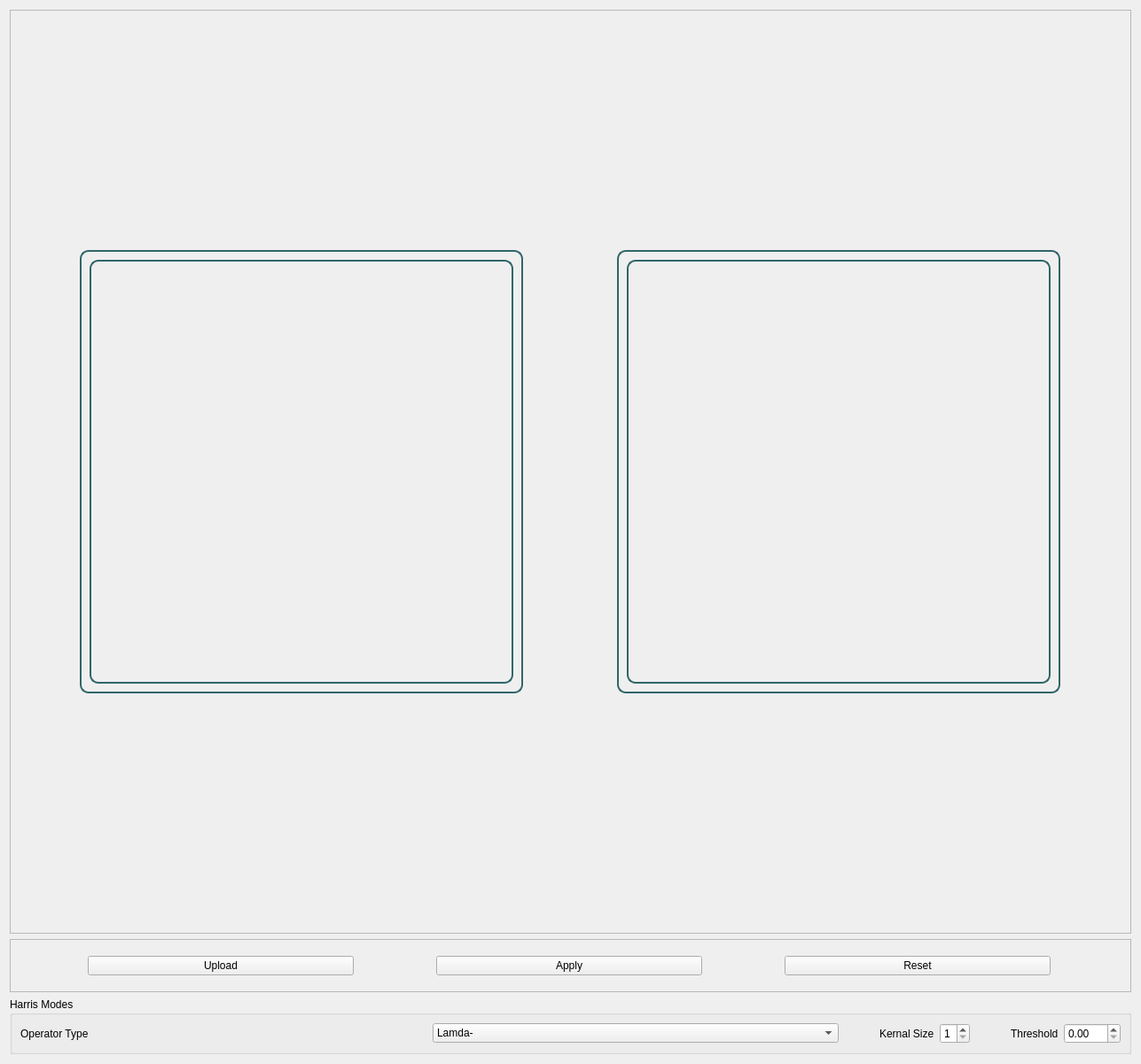
<?xml version="1.0" encoding="UTF-8"?>
<ui version="4.0">
 <class>HarrisWidget</class>
 <widget class="QWidget" name="HarrisWidget">
  <property name="geometry">
   <rect>
    <x>0</x>
    <y>0</y>
    <width>1287</width>
    <height>1200</height>
   </rect>
  </property>
  <property name="windowTitle">
   <string>Form</string>
  </property>
  <layout class="QGridLayout" name="gridLayout">
   <item row="0" column="0">
    <layout class="QVBoxLayout" name="verticalLayout_4">
     <item>
      <layout class="QVBoxLayout" name="verticalLayout_3">
       <item>
        <widget class="QFrame" name="frame_5">
         <property name="frameShape">
          <enum>QFrame::StyledPanel</enum>
         </property>
         <property name="frameShadow">
          <enum>QFrame::Raised</enum>
         </property>
         <layout class="QHBoxLayout" name="horizontalLayout_4">
          <item>
           <widget class="QFrame" name="frame">
            <property name="minimumSize">
             <size>
              <width>500</width>
              <height>500</height>
             </size>
            </property>
            <property name="maximumSize">
             <size>
              <width>500</width>
              <height>500</height>
             </size>
            </property>
            <property name="styleSheet">
             <string notr="true">
           border: 2px solid  #316669;
          border-radius: 10px;
      </string>
            </property>
            <property name="frameShape">
             <enum>QFrame::StyledPanel</enum>
            </property>
            <property name="frameShadow">
             <enum>QFrame::Raised</enum>
            </property>
            <layout class="QVBoxLayout" name="verticalLayout">
             <item>
              <widget class="QLabel" name="imageOriginal">
               <property name="text">
                <string/>
               </property>
              </widget>
             </item>
            </layout>
           </widget>
          </item>
          <item>
           <spacer name="horizontalSpacer_3">
            <property name="orientation">
             <enum>Qt::Horizontal</enum>
            </property>
            <property name="sizeType">
             <enum>QSizePolicy::Minimum</enum>
            </property>
            <property name="sizeHint" stdset="0">
             <size>
              <width>31</width>
              <height>20</height>
             </size>
            </property>
           </spacer>
          </item>
          <item>
           <widget class="QFrame" name="frame_2">
            <property name="minimumSize">
             <size>
              <width>500</width>
              <height>500</height>
             </size>
            </property>
            <property name="maximumSize">
             <size>
              <width>500</width>
              <height>500</height>
             </size>
            </property>
            <property name="styleSheet">
             <string notr="true">
           border: 2px solid  #316669;
          border-radius: 10px;
      </string>
            </property>
            <property name="frameShape">
             <enum>QFrame::StyledPanel</enum>
            </property>
            <property name="frameShadow">
             <enum>QFrame::Raised</enum>
            </property>
            <layout class="QVBoxLayout" name="verticalLayout_2">
             <item>
              <widget class="QLabel" name="imageDetected">
               <property name="text">
                <string/>
               </property>
              </widget>
             </item>
            </layout>
           </widget>
          </item>
         </layout>
        </widget>
       </item>
       <item>
        <widget class="QFrame" name="frame_4">
         <property name="maximumSize">
          <size>
           <width>16777215</width>
           <height>60</height>
          </size>
         </property>
         <property name="frameShape">
          <enum>QFrame::StyledPanel</enum>
         </property>
         <property name="frameShadow">
          <enum>QFrame::Raised</enum>
         </property>
         <layout class="QHBoxLayout" name="horizontalLayout">
          <property name="leftMargin">
           <number>0</number>
          </property>
          <property name="topMargin">
           <number>0</number>
          </property>
          <property name="rightMargin">
           <number>0</number>
          </property>
          <property name="bottomMargin">
           <number>0</number>
          </property>
          <item>
           <widget class="QPushButton" name="uploadImgBtn">
            <property name="sizePolicy">
             <sizepolicy hsizetype="Fixed" vsizetype="Fixed">
              <horstretch>0</horstretch>
              <verstretch>0</verstretch>
             </sizepolicy>
            </property>
            <property name="minimumSize">
             <size>
              <width>300</width>
              <height>0</height>
             </size>
            </property>
            <property name="text">
             <string>Upload</string>
            </property>
           </widget>
          </item>
          <item>
           <widget class="QPushButton" name="uploadImgBtn_2">
            <property name="sizePolicy">
             <sizepolicy hsizetype="Fixed" vsizetype="Fixed">
              <horstretch>0</horstretch>
              <verstretch>0</verstretch>
             </sizepolicy>
            </property>
            <property name="minimumSize">
             <size>
              <width>300</width>
              <height>0</height>
             </size>
            </property>
            <property name="text">
             <string>Apply</string>
            </property>
           </widget>
          </item>
          <item>
           <widget class="QPushButton" name="resetFilterBtn">
            <property name="sizePolicy">
             <sizepolicy hsizetype="Fixed" vsizetype="Fixed">
              <horstretch>0</horstretch>
              <verstretch>0</verstretch>
             </sizepolicy>
            </property>
            <property name="minimumSize">
             <size>
              <width>300</width>
              <height>0</height>
             </size>
            </property>
            <property name="text">
             <string>Reset</string>
            </property>
           </widget>
          </item>
         </layout>
        </widget>
       </item>
      </layout>
     </item>
     <item>
      <widget class="QGroupBox" name="groupBox_3">
       <property name="sizePolicy">
        <sizepolicy hsizetype="Preferred" vsizetype="Fixed">
         <horstretch>0</horstretch>
         <verstretch>0</verstretch>
        </sizepolicy>
       </property>
       <property name="title">
        <string>Harris Modes</string>
       </property>
       <layout class="QHBoxLayout" name="horizontalLayout_2">
        <item>
         <widget class="QLabel" name="label_3">
          <property name="text">
           <string>Operator Type</string>
          </property>
         </widget>
        </item>
        <item>
         <widget class="QComboBox" name="comboBox">
          <item>
           <property name="text">
            <string>Lamda-</string>
           </property>
          </item>
          <item>
           <property name="text">
            <string>Harris</string>
           </property>
          </item>
         </widget>
        </item>
        <item>
         <spacer name="horizontalSpacer_2">
          <property name="orientation">
           <enum>Qt::Horizontal</enum>
          </property>
          <property name="sizeType">
           <enum>QSizePolicy::Preferred</enum>
          </property>
          <property name="sizeHint" stdset="0">
           <size>
            <width>40</width>
            <height>20</height>
           </size>
          </property>
         </spacer>
        </item>
        <item>
         <widget class="QLabel" name="label">
          <property name="sizePolicy">
           <sizepolicy hsizetype="Maximum" vsizetype="Preferred">
            <horstretch>0</horstretch>
            <verstretch>0</verstretch>
           </sizepolicy>
          </property>
          <property name="text">
           <string>Kernal Size</string>
          </property>
         </widget>
        </item>
        <item>
         <widget class="QSpinBox" name="ksize">
          <property name="sizePolicy">
           <sizepolicy hsizetype="Maximum" vsizetype="Fixed">
            <horstretch>0</horstretch>
            <verstretch>0</verstretch>
           </sizepolicy>
          </property>
          <property name="minimum">
           <number>1</number>
          </property>
          <property name="maximum">
           <number>5</number>
          </property>
          <property name="singleStep">
           <number>2</number>
          </property>
          <property name="stepType">
           <enum>QAbstractSpinBox::DefaultStepType</enum>
          </property>
         </widget>
        </item>
        <item>
         <spacer name="horizontalSpacer">
          <property name="orientation">
           <enum>Qt::Horizontal</enum>
          </property>
          <property name="sizeType">
           <enum>QSizePolicy::Preferred</enum>
          </property>
          <property name="sizeHint" stdset="0">
           <size>
            <width>40</width>
            <height>20</height>
           </size>
          </property>
         </spacer>
        </item>
        <item>
         <widget class="QLabel" name="label_2">
          <property name="sizePolicy">
           <sizepolicy hsizetype="Maximum" vsizetype="Preferred">
            <horstretch>0</horstretch>
            <verstretch>0</verstretch>
           </sizepolicy>
          </property>
          <property name="text">
           <string>Threshold</string>
          </property>
         </widget>
        </item>
        <item>
         <widget class="QDoubleSpinBox" name="threshold">
          <property name="sizePolicy">
           <sizepolicy hsizetype="Maximum" vsizetype="Fixed">
            <horstretch>0</horstretch>
            <verstretch>0</verstretch>
           </sizepolicy>
          </property>
          <property name="maximum">
           <double>500.000000000000000</double>
          </property>
         </widget>
        </item>
       </layout>
      </widget>
     </item>
    </layout>
   </item>
  </layout>
 </widget>
 <resources/>
 <connections/>
</ui>
